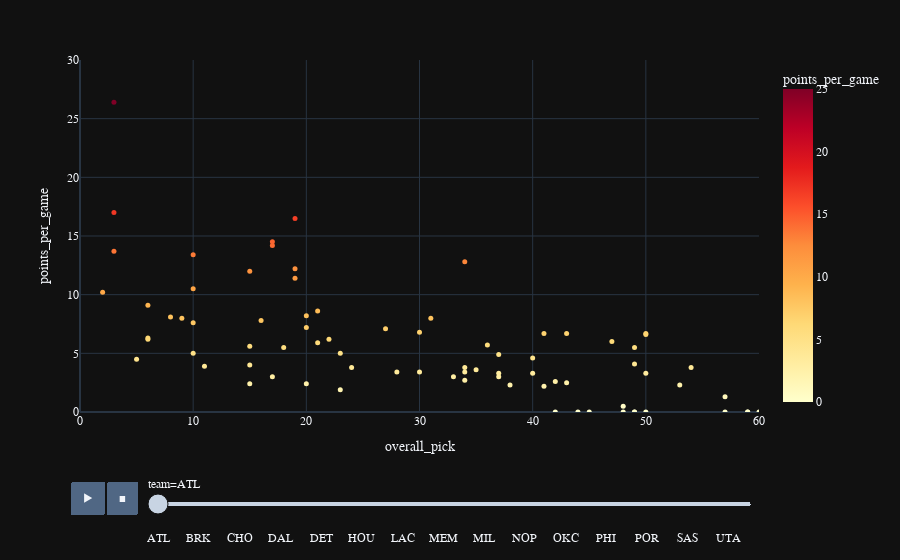

The notebook cell saved with this chart:
### Markdown cell above
# Exploratory Data Analysis
***
<h2 style="color:red; font-weight:bold">EDA for each NBA Team </h2>
<h3 style="color:blue; font-weight:bold">Points Per Game by Team and Overall Pick</h3>

### Code cell
sorted_df = df.sort_values(by = "team", ascending = True)

fig = px.scatter(sorted_df, x = "overall_pick", y = "points_per_game",
                    range_x = (0, 60), range_y = (0, 30),
                    hover_data = ["college"],
                    hover_name="player",
                    animation_frame = "team", range_color = (0, 25),
                    color = "points_per_game", color_continuous_scale = "YlOrRd")
                    #title = "Points Per Game Overall Pick 1-60 Animation by Year and Games")

fig.update_traces(marker = dict(size = 5)) # scaling down the markers
fig.update_layout(template = "plotly_dark", font = dict(family = "PT Sans", size = 12))
fig.show()

### Figure 1 — Plotly figure (JSON) as saved in the notebook; plotly's stock layout.template omitted (floating-point values rounded to 4 significant figures)
{"data": [{"customdata": [["HS/G-Lea/Foreign"], ["Florida State"], ["HS/G-Lea/Foreign"], ["HS/G-Lea/Foreign"], ["Washington"], ["Kansas"], ["HS/G-Lea/Foreign"], ["Saint Joseph's"], ["Michigan State"], ["HS/G-Lea/Foreign"], ["Northwestern Oklahoma State University"], ["Miami (FL)"], ["HS/G-Lea/Foreign"], ["Indiana"], ["Virginia"], ["Cal State Long Beach"], ["Vanderbilt"], ["Notre Dame"], ["Oakland"], ["Illinois"], ["Duke"], ["Texas"], ["UNLV"], ["Kansas"], ["Seton Hall"], ["HS/G-Lea/Foreign"], ["Villanova"], ["NC State"], ["HS/G-Lea/Foreign"], ["HS/G-Lea/Foreign"], ["Oregon"], ["Wake Forest"], ["Stanford"], ["Maryland"], ["Colorado"], ["Purdue"], ["Oakland"], ["Cincinnati"], ["UNC"], ["HS/G-Lea/Foreign"], ["Texas"], ["Southeastern Illinois College"], ["Utah"], ["Arizona"], ["HS/G-Lea/Foreign"], ["Ohio State"], ["HS/G-Lea/Foreign"], ["BYU"], ["HS/G-Lea/Foreign"], ["Maryland"], ["HS/G-Lea/Foreign"], ["Stanford"], ["Duke"], ["Georgia"], ["Georgia Tech"], ["Central State University"], ["HS/G-Lea/Foreign"], ["Texas"], ["HS/G-Lea/Foreign"], ["California"], ["Wake Forest"], ["HS/G-Lea/Foreign"], ["Marquette"], ["Duke"], ["Texas A&M"], ["Texas Tech"], ["Florida"], ["Arizona"], ["South Florida"], ["Old Dominion"], ["UCLA"], ["HS/G-Lea/Foreign"], ["Providence"], ["LSU"], ["Auburn"], ["Duke"], ["USC"], ["Iowa"], ["Michigan"], ["Oral Roberts"]], "hovertemplate": "<b>%{hovertext}</b><br><br>team=ATL<br>overall_pick=%{x}<br>points_per_game=%{marker.color}<br>college=%{customdata[0]}<extra></extra>", "hovertext": ["Cenk Akyol", "Doug Edwards", "Dimitrios Agravanis", "Marcus Eriksson", "Rich Manning", "Kelly Oubre Jr.", "Edy Tavares", "DeAndre' Bembry", "Adreian Payne", "Raul Neto", "Gaylon Nickerson", "Shane Larkin", "Dennis Schröder", "Alan Henderson", "Mike Scott", "James Ennis III", "John Jenkins", "Elmer Bennett", "Kay Felder", "Steve Bardo", "Cam Reddish", "Jaxson Hayes", "Stacey Augmon", "Devonte' Graham", "Anthony Avent", "Isaïa Cordinier", "Omari Spellman", "Rodney Monroe", "Luka Dončić", "Alpha Kaba", "Tyler Dorsey", "John Collins", "Adam Keefe", "Kevin Huerter", "Donnie Boyce", "Cuonzo Martin", "Keith Benson", "DerMarr Johnson", "Marvin Williams", "Viktor Sanikidze", "Royal Ivey", "Donta Smith", "Hanno Möttölä", "Salim Stoudamire", "Josh Smith", "Scoonie Penn", "Pau Gasol", "Travis Hansen", "Boris Diaw", "Terence Morris", "David Andersen", "Josh Childress", "Shelden Williams", "Jumaine Jones", "Dion Glover", "Priest Lauderdale", "Pape Sy", "Damion James", "Sergiy Gladyr", "Ed Gray", "Jeff Teague", "Alain Digbeau", "Chris Crawford", "Roshown McLeod", "Acie Law", "Cory Carr", "Al Horford", "Jason Terry", "Solomon Jones", "Cal Bowdler", "Trevor Wilson", "Didi Louzada", "Troy Brown", "Skylar Mays", "Sharife Cooper", "Jalen Johnson", "Onyeka Okongwu", "Roy Marble", "Rumeal Robinson", "Haywoode Workman"], "legendgroup": "", "marker": {"color": [0, 2.4, 0, 0, 3.3, 12, 2.5, 5.9, 4, 6, 3.8, 5.5, 14.2, 7.8, 6.7, 6.7, 5, 2.3, 3.8, 2.2, 10.5, 8.1, 8, 12.8, 5.6, 0, 6.8, 3.4, 26.4, 0, 6.7, 16.5, 5, 11.4, 2.6, 1.3, 0, 6.2, 10.2, 0, 3.3, 2.7, 4.6, 8, 14.5, 0, 17, 3, 8.6, 3.4, 4.9, 9.1, 4.5, 7.1, 8.2, 3.4, 2.3, 3.8, 0, 6.2, 12.2, 0, 6.6, 7.2, 3.9, 4.1, 13.7, 13.4, 3, 3, 5.7, 3.6, 0, 3.3, 0.5, 2.4, 6.3, 1.9, 7.6, 5.5], "coloraxis": "coloraxis", "size": 5, "symbol": "circle"}, "mode": "markers", "name": "", "orientation": "v", "showlegend": false, "type": "scatter", "x": [59, 15, 59, 50, 40, 15, 43, 21, 15, 47, 34, 18, 17, 16, 43, 50, 23, 38, 54, 41, 10, 8, 9, 34, 15, 44, 30, 30, 3, 60, 41, 19, 10, 19, 42, 57, 48, 6, 2, 42, 37, 34, 40, 31, 17, 57, 3, 37, 21, 34, 37, 6, 5, 27, 20, 28, 53, 24, 49, 22, 19, 49, 50, 20, 11, 49, 3, 10, 33, 17, 36, 35, 45, 50, 48, 20, 6, 23, 10, 49], "xaxis": "x", "y": [0, 2.4, 0, 0, 3.3, 12, 2.5, 5.9, 4, 6, 3.8, 5.5, 14.2, 7.8, 6.7, 6.7, 5, 2.3, 3.8, 2.2, 10.5, 8.1, 8, 12.8, 5.6, 0, 6.8, 3.4, 26.4, 0, 6.7, 16.5, 5, 11.4, 2.6, 1.3, 0, 6.2, 10.2, 0, 3.3, 2.7, 4.6, 8, 14.5, 0, 17, 3, 8.6, 3.4, 4.9, 9.1, 4.5, 7.1, 8.2, 3.4, 2.3, 3.8, 0, 6.2, 12.2, 0, 6.6, 7.2, 3.9, 4.1, 13.7, 13.4, 3, 3, 5.7, 3.6, 0, 3.3, 0.5, 2.4, 6.3, 1.9, 7.6, 5.5], "yaxis": "y"}], "layout": {"coloraxis": {"cmax": 25, "cmin": 0, "colorbar": {"title": {"text": "points_per_game"}}, "colorscale": [[0, "rgb(255,255,204)"], [0.125, "rgb(255,237,160)"], [0.25, "rgb(254,217,118)"], [0.375, "rgb(254,178,76)"], [0.5, "rgb(253,141,60)"], [0.625, "rgb(252,78,42)"], [0.75, "rgb(227,26,28)"], [0.875, "rgb(189,0,38)"], [1, "rgb(128,0,38)"]]}, "font": {"family": "PT Sans", "size": 12}, "legend": {"tracegroupgap": 0}, "margin": {"t": 60}, "sliders": [{"active": 0, "currentvalue": {"prefix": "team="}, "len": 0.9, "pad": {"b": 10, "t": 60}, "steps": [{"args": [["ATL"], {"frame": {"duration": 0, "redraw": false}, "fromcurrent": true, "mode": "immediate", "transition": {"duration": 0, "easing": "linear"}}], "label": "ATL", "method": "animate"}, {"args": [["BOS"], {"frame": {"duration": 0, "redraw": false}, "fromcurrent": true, "mode": "immediate", "transition": {"duration": 0, "easing": "linear"}}], "label": "BOS", "method": "animate"}, {"args": [["BRK"], {"frame": {"duration": 0, "redraw": false}, "fromcurrent": true, "mode": "immediate", "transition": {"duration": 0, "easing": "linear"}}], "label": "BRK", "method": "animate"}, {"args": [["CHI"], {"frame": {"duration": 0, "redraw": false}, "fromcurrent": true, "mode": "immediate", "transition": {"duration": 0, "easing": "linear"}}], "label": "CHI", "method": "animate"}, {"args": [["CHO"], {"frame": {"duration": 0, "redraw": false}, "fromcurrent": true, "mode": "immediate", "transition": {"duration": 0, "easing": "linear"}}], "label": "CHO", "method": "animate"}, {"args": [["CLE"], {"frame": {"duration": 0, "redraw": false}, "fromcurrent": true, "mode": "immediate", "transition": {"duration": 0, "easing": "linear"}}], "label": "CLE", "method": "animate"}, {"args": [["DAL"], {"frame": {"duration": 0, "redraw": false}, "fromcurrent": true, "mode": "immediate", "transition": {"duration": 0, "easing": "linear"}}], "label": "DAL", "method": "animate"}, {"args": [["DEN"], {"frame": {"duration": 0, "redraw": false}, "fromcurrent": true, "mode": "immediate", "transition": {"duration": 0, "easing": "linear"}}], "label": "DEN", "method": "animate"}, {"args": [["DET"], {"frame": {"duration": 0, "redraw": false}, "fromcurrent": true, "mode": "immediate", "transition": {"duration": 0, "easing": "linear"}}], "label": "DET", "method": "animate"}, {"args": [["GSW"], {"frame": {"duration": 0, "redraw": false}, "fromcurrent": true, "mode": "immediate", "transition": {"duration": 0, "easing": "linear"}}], "label": "GSW", "method": "animate"}, {"args": [["HOU"], {"frame": {"duration": 0, "redraw": false}, "fromcurrent": true, "mode": "immediate", "transition": {"duration": 0, "easing": "linear"}}], "label": "HOU", "method": "animate"}, {"args": [["IND"], {"frame": {"duration": 0, "redraw": false}, "fromcurrent": true, "mode": "immediate", "transition": {"duration": 0, "easing": "linear"}}], "label": "IND", "method": "animate"}, {"args": [["LAC"], {"frame": {"duration": 0, "redraw": false}, "fromcurrent": true, "mode": "immediate", "transition": {"duration": 0, "easing": "linear"}}], "label": "LAC", "method": "animate"}, {"args": [["LAL"], {"frame": {"duration": 0, "redraw": false}, "fromcurrent": true, "mode": "immediate", "transition": {"duration": 0, "easing": "linear"}}], "label": "LAL", "method": "animate"}, {"args": [["MEM"], {"frame": {"duration": 0, "redraw": false}, "fromcurrent": true, "mode": "immediate", "transition": {"duration": 0, "easing": "linear"}}], "label": "MEM", "method": "animate"}, {"args": [["MIA"], {"frame": {"duration": 0, "redraw": false}, "fromcurrent": true, "mode": "immediate", "transition": {"duration": 0, "easing": "linear"}}], "label": "MIA", "method": "animate"}, {"args": [["MIL"], {"frame": {"duration": 0, "redraw": false}, "fromcurrent": true, "mode": "immediate", "transition": {"duration": 0, "easing": "linear"}}], "label": "MIL", "method": "animate"}, {"args": [["MIN"], {"frame": {"duration": 0, "redraw": false}, "fromcurrent": true, "mode": "immediate", "transition": {"duration": 0, "easing": "linear"}}], "label": "MIN", "method": "animate"}, {"args": [["NOP"], {"frame": {"duration": 0, "redraw": false}, "fromcurrent": true, "mode": "immediate", "transition": {"duration": 0, "easing": "linear"}}], "label": "NOP", "method": "animate"}, {"args": [["NYK"], {"frame": {"duration": 0, "redraw": false}, "fromcurrent": true, "mode": "immediate", "transition": {"duration": 0, "easing": "linear"}}], "label": "NYK", "method": "animate"}, {"args": [["OKC"], {"frame": {"duration": 0, "redraw": false}, "fromcurrent": true, "mode": "immediate", "transition": {"duration": 0, "easing": "linear"}}], "label": "OKC", "method": "animate"}, {"args": [["ORL"], {"frame": {"duration": 0, "redraw": false}, "fromcurrent": true, "mode": "immediate", "transition": {"duration": 0, "easing": "linear"}}], "label": "ORL", "method": "animate"}, {"args": [["PHI"], {"frame": {"duration": 0, "redraw": false}, "fromcurrent": true, "mode": "immediate", "transition": {"duration": 0, "easing": "linear"}}], "label": "PHI", "method": "animate"}, {"args": [["PHO"], {"frame": {"duration": 0, "redraw": false}, "fromcurrent": true, "mode": "immediate", "transition": {"duration": 0, "easing": "linear"}}], "label": "PHO", "method": "animate"}, {"args": [["POR"], {"frame": {"duration": 0, "redraw": false}, "fromcurrent": true, "mode": "immediate", "transition": {"duration": 0, "easing": "linear"}}], "label": "POR", "method": "animate"}, {"args": [["SAC"], {"frame": {"duration": 0, "redraw": false}, "fromcurrent": true, "mode": "immediate", "transition": {"duration": 0, "easing": "linear"}}], "label": "SAC", "method": "animate"}, {"args": [["SAS"], {"frame": {"duration": 0, "redraw": false}, "fromcurrent": true, "mode": "immediate", "transition": {"duration": 0, "easing": "linear"}}], "label": "SAS", "method": "animate"}, {"args": [["TOR"], {"frame": {"duration": 0, "redraw": false}, "fromcurrent": true, "mode": "immediate", "transition": {"duration": 0, "easing": "linear"}}], "label": "TOR", "method": "animate"}, {"args": [["UTA"], {"frame": {"duration": 0, "redraw": false}, "fromcurrent": true, "mode": "immediate", "transition": {"duration": 0, "easing": "linear"}}], "label": "UTA", "method": "animate"}, {"args": [["WAS"], {"frame": {"duration": 0, "redraw": false}, "fromcurrent": true, "mode": "immediate", "transition": {"duration": 0, "easing": "linear"}}], "label": "WAS", "method": "animate"}], "x": 0.1, "xanchor": "left", "y": 0, "yanchor": "top"}], "updatemenus": [{"buttons": [{"args": [null, {"frame": {"duration": 500, "redraw": false}, "fromcurrent": true, "mode": "immediate", "transition": {"duration": 500, "easing": "linear"}}], "label": "&#9654;", "method": "animate"}, {"args": [[null], {"frame": {"duration": 0, "redraw": false}, "fromcurrent": true, "mode": "immediate", "transition": {"duration": 0, "easing": "linear"}}], "label": "&#9724;", "method": "animate"}], "direction": "left", "pad": {"r": 10, "t": 70}, "showactive": false, "type": "buttons", "x": 0.1, "xanchor": "right", "y": 0, "yanchor": "top"}], "xaxis": {"anchor": "y", "domain": [0, 1], "range": [0, 60], "title": {"text": "overall_pick"}}, "yaxis": {"anchor": "x", "domain": [0, 1], "range": [0, 30], "title": {"text": "points_per_game"}}}}
